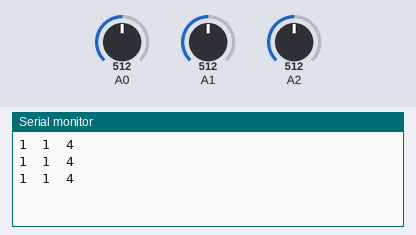
This sketch was run on a simulated Arduino Uno, built with avr-gcc and run on an emulated ATmega328P. On the bench: the last lines printed to the serial monitor. Inputs (shaded band) come from the test bench; at power-on: A2 = 512, A0 = 512, A1 = 512.

Above: at 1.2 s.
1.3 s: A2 set to 716
At 1.9 s:
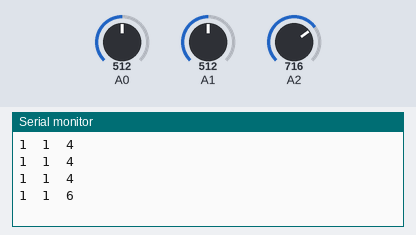
2.8 s: A0 set to 306
At 3.4 s:
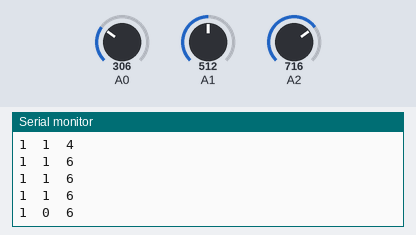
4.3 s: A1 set to 306
At 5.0 s:
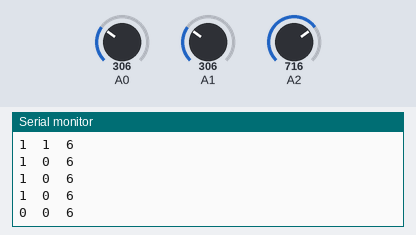
5.8 s: A2 set to 900
At 6.5 s:
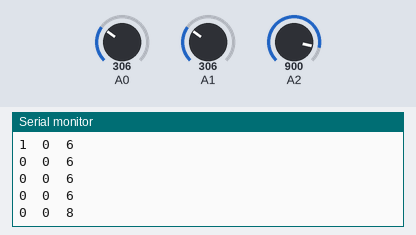
7.3 s: A0 set to 511
At 8.0 s:
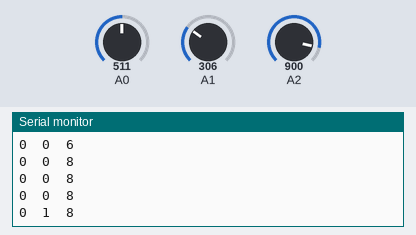
8.8 s: A1 set to 511
At 9.5 s:
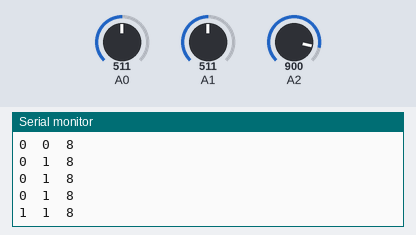
Timing chart, 0 to 11.3 s (numbered marks = the images above; inputs shaded):
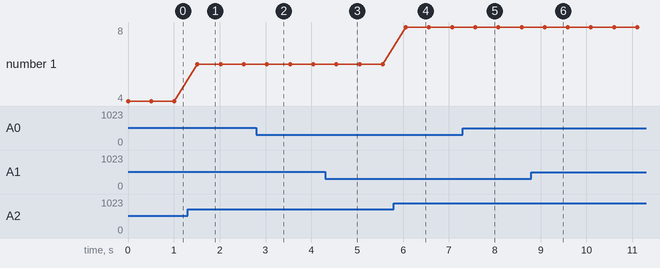

Measured:
- after the input at 1.3 s, the serial monitor: prints a new line after 0.22 s (image 1)
- after the input at 2.8 s, the serial monitor: prints a new line after 0.23 s (image 2)
- after the input at 4.3 s, the serial monitor: prints a new line after 0.25 s (image 3)
- after the input at 5.8 s, the serial monitor: prints a new line after 0.26 s (image 4)
- after the input at 7.3 s, the serial monitor: prints a new line after 0.28 s (image 5)
- after the input at 8.8 s, the serial monitor: prints a new line after 0.29 s (image 6)
- plotted number 1: 4 → 6 after the input at 1.3 s, 6 → 8 after the input at 5.8 s

The sketch:

IRControll.ino
```cpp
#include <IRremote.h>
IRsend irsend;

void setup() {
    Serial.begin(115200);
    //IR
    IrSender.begin(3, ENABLE_LED_FEEDBACK);
    IrSender.enableIROut(38);

    //Joy
    pinMode(8, INPUT_PULLUP);
}

uint16_t sAddress1 = 0x0102;
uint8_t sRepeats = 0;
void loop() {
  //JOY DEBUG

  Serial.print(analogRead(A1)/400); Serial.print("  ");
  Serial.print(analogRead(A0)/400); Serial.print("  ");
  Serial.println((analogRead(A2) / 110));

//  IrSender.sendNEC(sAddress1, 0, sRepeats);
//  delay(1000);
//  IrSender.sendNEC(sAddress1, 1, sRepeats);
//  delay(1000);
//  IrSender.sendNEC(sAddress1, 2, sRepeats);
//  delay(1000);

//  IrSender.sendNEC(sAddress1, 0x10, sRepeats);
//  delay(1000);
//  IrSender.sendNEC(sAddress1, 0x11, sRepeats);
//  delay(1000);
//  IrSender.sendNEC(sAddress1, 0x12, sRepeats);
//  delay(1000);
//
//  IrSender.sendNEC(sAddress1, 0x20, sRepeats);
//  delay(1000);
//  IrSender.sendNEC(sAddress1, 0x21, sRepeats);
//  delay(1000);
//  IrSender.sendNEC(sAddress1, 0x22, sRepeats);
//  delay(1000);
//  IrSender.sendNEC(sAddress1, 0x23, sRepeats);
//  delay(1000);
//  IrSender.sendNEC(sAddress1, 0x24, sRepeats);
//  delay(1000);
//  IrSender.sendNEC(sAddress1, 0x25, sRepeats);
//  delay(1000);
//  IrSender.sendNEC(sAddress1, 0x26, sRepeats);
//  delay(1000);
//  IrSender.sendNEC(sAddress1, 0x27, sRepeats);
//  delay(1000);
//  IrSender.sendNEC(sAddress1, 0x28, sRepeats);
//  delay(1000);
//  IrSender.sendNEC(sAddress1, 0x29, sRepeats);
//  delay(100000);

  IrSender.sendNEC(sAddress1, (analogRead(A1) / 400), sRepeats);
  delay(100);
  IrSender.sendNEC(sAddress1, (analogRead(A0) / 400) + 0x10, sRepeats);
  delay(100);
  IrSender.sendNEC(sAddress1, (analogRead(A2) / 110) + 0x20, sRepeats);
  delay(100);

}
```
